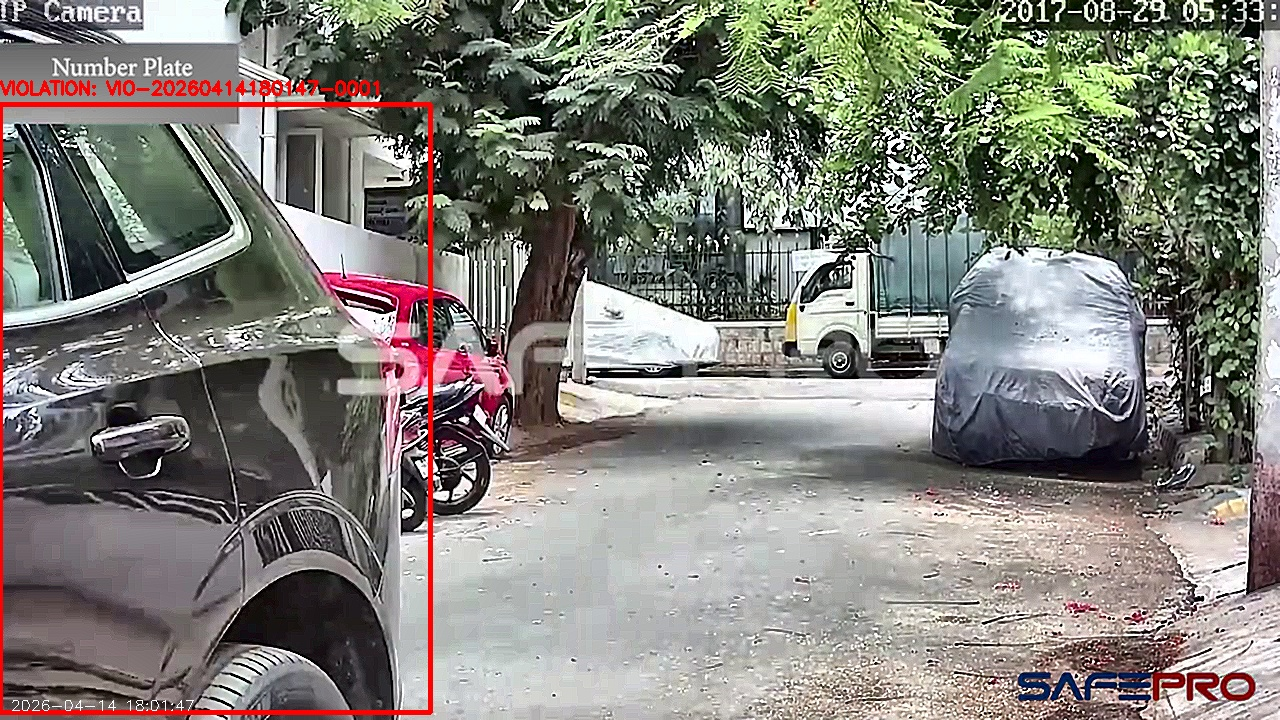
#> input picture flyover_enforcement/data/violations/VIO-20260414180147-0001.jpg, 1280 x 720 px
$ python -i stabilizer.py   (imports and definitions only)
#> lines starting #> are read from the running program, lines starting #| are printed output that depends on the picture
#> further down, picture is the input picture: shape (720, 1280, 3); mean B, G, R 121.4, 127.9, 129.8
"""
Video Stabilization Module for Flyover Enforcement System.

Implements optical flow-based video stabilization to compensate
for camera shake/vibration in CCTV footage. Wind-induced vibration
on flyover-mounted cameras is common.

DIP Techniques:
    - Lucas-Kanade Optical Flow (cv2.calcOpticalFlowPyrLK)
    - Affine transformation estimation
    - Trajectory smoothing via moving average
"""

import cv2
import numpy as np
import logging
from collections import deque

logger = logging.getLogger(__name__)


class VideoStabilizer:
    """
    Optical flow-based video stabilizer.

    Tracks feature points between consecutive frames, computes the
    inter-frame motion (translation + rotation), smooths the
    cumulative trajectory, and warps frames to cancel jitter.
    """

    def __init__(self, window_size: int = 30, max_features: int = 200):
        """
        Initialize VideoStabilizer.

        Args:
            window_size: Number of frames for trajectory smoothing.
                Larger = smoother but more latency.
            max_features: Maximum feature points to track per frame.
        """
        self.window_size = window_size
        self.max_features = max_features

        # Lucas-Kanade parameters
        self.lk_params = dict(
            winSize=(15, 15),
            maxLevel=2,
            criteria=(cv2.TERM_CRITERIA_EPS | cv2.TERM_CRITERIA_COUNT, 10, 0.03),
        )

        # Shi-Tomasi corner detection parameters
        self.feature_params = dict(
            maxCorners=max_features,
            qualityLevel=0.01,
            minDistance=30,
            blockSize=3,
        )

        # State
        self.prev_gray = None
        self.prev_points = None
        self.transforms = deque(maxlen=window_size * 2)
        self.trajectory = np.zeros((1, 3), dtype=np.float64)  # dx, dy, da
        self.smoothed_trajectory = np.zeros((1, 3), dtype=np.float64)
        self.frame_count = 0

        # Trajectory history for smoothing
        self.trajectory_history = deque(maxlen=window_size)

        logger.info(
            f"VideoStabilizer initialized "
            f"(window={window_size}, max_features={max_features})"
        )

    # [10 lines left out: function reset, not called in this run]

    def _detect_features(self, gray: np.ndarray) -> np.ndarray:
        """
        Detect good features to track using Shi-Tomasi corners.

        Args:
            gray: Grayscale frame.

        Returns:
            Array of corner points (N, 1, 2).
        """
        points = cv2.goodFeaturesToTrack(gray, **self.feature_params)
        if points is None:
            points = np.empty((0, 1, 2), dtype=np.float32)
        return points

    # [66 lines left out: functions _estimate_transform, _smooth_trajectory, not called in this run]

    def stabilize(self, frame: np.ndarray) -> np.ndarray:
        """
        Stabilize a single frame in a video sequence.

        Must be called sequentially for each frame in order.
        The first frame is returned unchanged (establishes baseline).

        Args:
            frame: Input BGR frame.

        Returns:
            Stabilized BGR frame with camera shake removed.
        """
        h, w = frame.shape[:2]
#> h = 720; w = 1280
        curr_gray = cv2.cvtColor(frame, cv2.COLOR_BGR2GRAY)
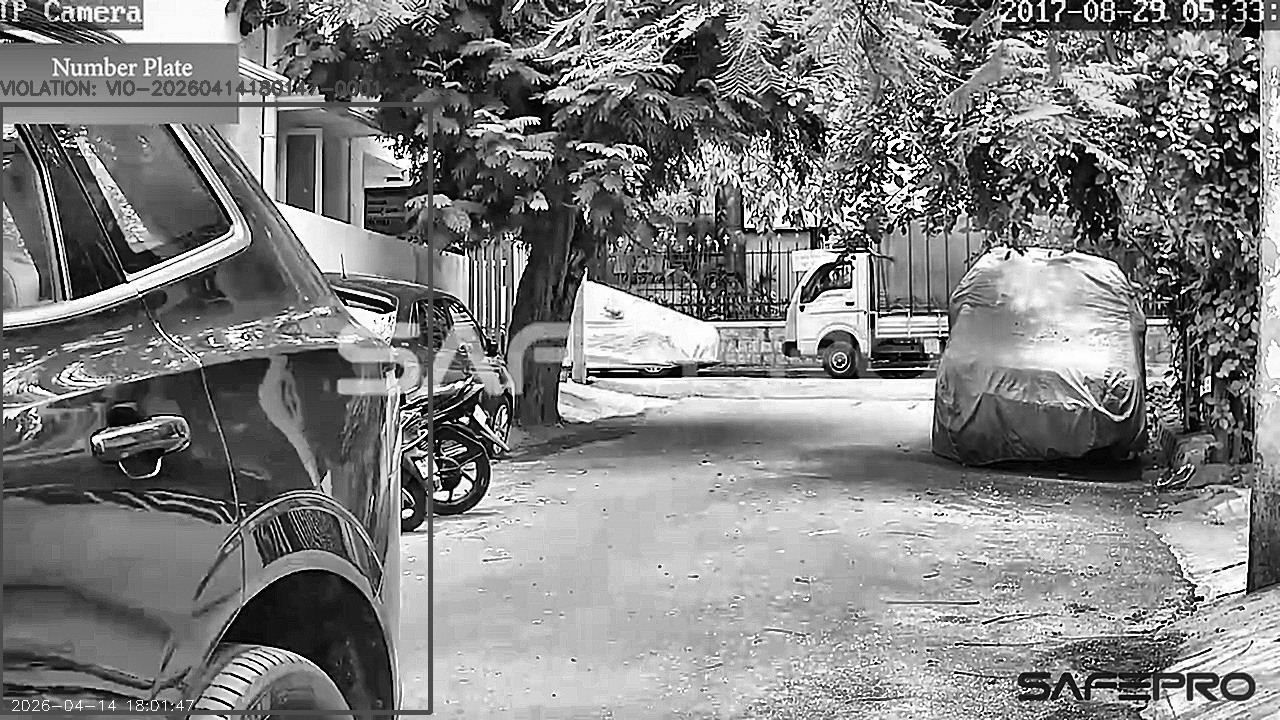
#> curr_gray: shape (720, 1280); min 0, max 255, mean 127.7
        self.frame_count += 1

        # First frame — initialize
        if self.prev_gray is None:
            self.prev_gray = curr_gray
            self.prev_points = self._detect_features(curr_gray)
#> in _detect_features, `points = cv2.goodFeaturesToTrack(gray, **self.feature_params)`: points = 200 rows, first 8: [1191, 82], [985, 162], [1109, 618], [955, 213], [888, 207], [1041, 165], [396, 155], [984, 106]
#> self.prev_points has the same summary as points in _detect_features
            logger.debug("Stabilizer: first frame initialized")
            return frame

        # Estimate inter-frame transform
        dx, dy, da = self._estimate_transform(
            self.prev_gray, curr_gray, self.prev_points
        )

        # Accumulate trajectory
        self.trajectory += np.array([[dx, dy, da]])

        # Smooth trajectory
        smoothed = self._smooth_trajectory(self.trajectory[0])

        # Compute correction: difference between actual and smoothed
        diff = smoothed - self.trajectory[0]
        d_dx, d_dy, d_da = diff

        # Build stabilization affine matrix
        cos_a = np.cos(d_da)
        sin_a = np.sin(d_da)
        stabilize_matrix = np.array(
            [
                [cos_a, -sin_a, d_dx],
                [sin_a, cos_a, d_dy],
            ],
            dtype=np.float64,
        )

        # Warp frame
        stabilized = cv2.warpAffine(
            frame,
            stabilize_matrix,
            (w, h),
            flags=cv2.INTER_LINEAR,
            borderMode=cv2.BORDER_REPLICATE,
        )

        # Update state for next frame
        self.prev_gray = curr_gray
        # Re-detect features periodically (every 10 frames) to avoid drift
        if self.frame_count % 10 == 0:
            self.prev_points = self._detect_features(curr_gray)
        else:
            self.prev_points = self._detect_features(curr_gray)

        logger.debug(
            f"Frame {self.frame_count} stabilized "
            f"(dx={dx:.2f}, dy={dy:.2f}, da={da:.4f})"
        )
        return stabilized

>>> import cv2
>>> picture = cv2.imread('../../data/violations/VIO-20260414180147-0001.jpg')
>>> result = VideoStabilizer().stabilize(picture)

$ run again, on flyover_enforcement/data/violations/VIO-20260414180210-0002.jpg
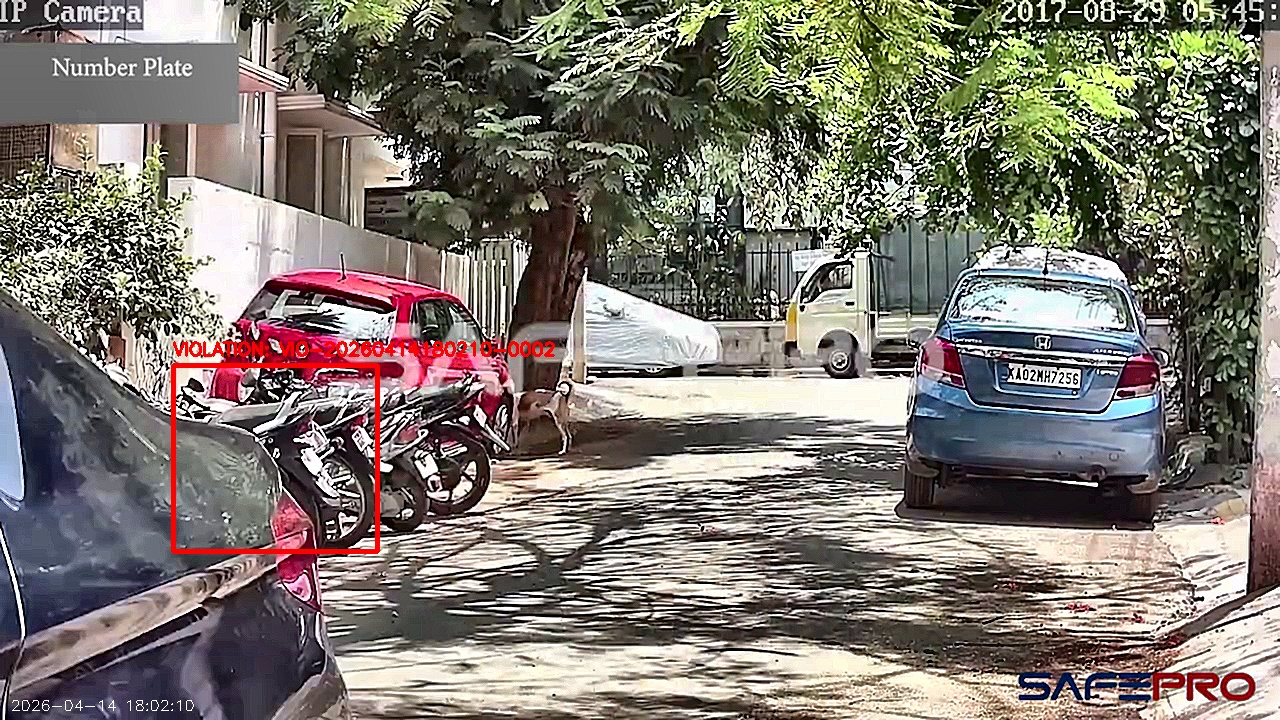
#> input picture flyover_enforcement/data/violations/VIO-20260414180210-0002.jpg, 1280 x 720 px
#> picture is the input picture: shape (720, 1280, 3); mean B, G, R 112, 119.6, 126.1
#> in stabilize, `curr_gray = cv2.cvtColor(frame, cv2.COLOR_BGR2GRAY)`:
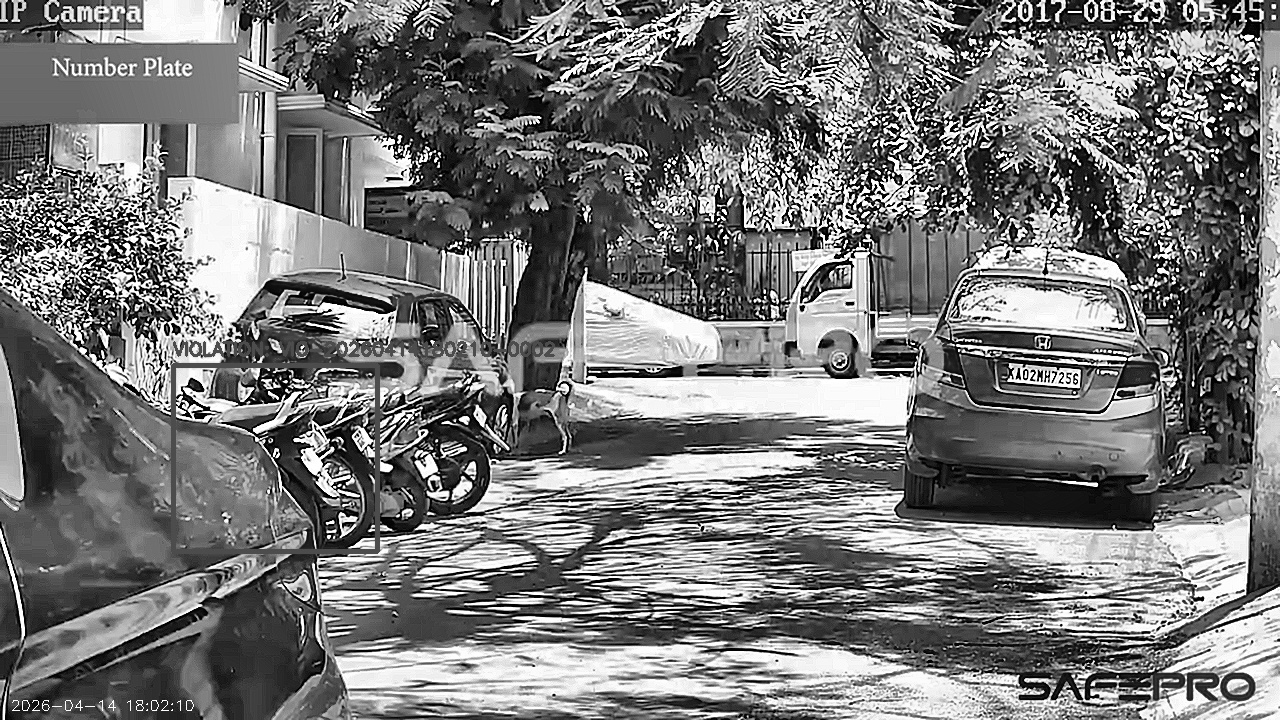
#> curr_gray: shape (720, 1280); min 0, max 255, mean 120.7
#> points = 200 rows, first 8: [53, 226], [922, 134], [1171, 316], [460, 243], [1074, 392], [326, 523], [1177, 268], [666, 33]
#> self.prev_points has the same summary as points in _detect_features
